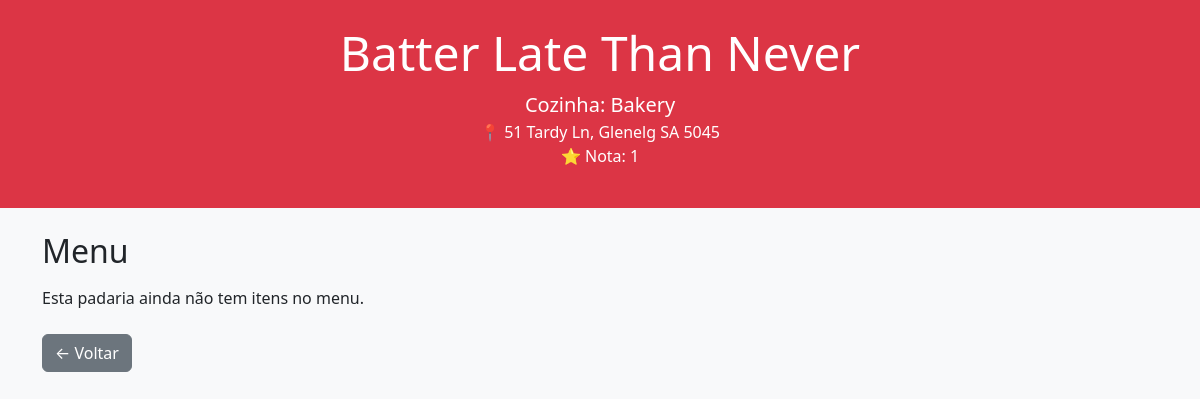
Screenshot of /bakery/4/ with the database file from the repository.
### bakeries/models.py (models this page shows)
class Bakery(models.Model):
    name = models.CharField(max_length=255)
    address = models.TextField()
    cuisine = models.CharField(max_length=255)
    rating = models.IntegerField()
    image = models.URLField(null=True, blank=True)

### bakeries/views.py (the view)
# urls.py: path('bakery/<int:pk>/', indexcopy, name='indexcopy')  # ✅ Nova rota dinâmica  # rota alternativa
def indexcopy(request, pk):
    bakery = get_object_or_404(Bakery, pk=pk)
    return render(request, 'indexcopy.html', {
        'bakery': bakery
    })

### bakery_project/templates/indexcopy.html (shortened to what this page needs)
<!DOCTYPE html>
<html lang="en">
<head>
  <link href="https://cdn.jsdelivr.net/npm/bootstrap@5.3.3/dist/css/bootstrap.min.css" rel="stylesheet">
</head>
<body class="bg-light">
  <header class="text-center py-4 mb-4 bg-danger text-white">
    <h1 class="display-5">{{ bakery.name }}</h1>
    <p class="lead mb-0">Cozinha: {{ bakery.cuisine }}</p>
    <p class="mb-0">📍 {{ bakery.address }}</p>
    <p>⭐ Nota: {{ bakery.rating }}</p>
  </header>
  <main class="container">
    <h2 class="mb-3">Menu</h2>
    {% if items %}
      <ul class="list-group">
        {% for item in items %}
          <li class="list-group-item d-flex justify-content-between align-items-center">
            {{ item.name }}
            <span class="badge bg-primary rounded-pill">${{ item.price }}</span>
          </li>
        {% endfor %}
      </ul>
    {% else %}
      <p>Esta padaria ainda não tem itens no menu.</p>
    {% endif %}
    <div class="mt-4">
      <a href="{% url 'index' %}" class="btn btn-secondary">← Voltar</a>
    </div>
  </main>
</body>
</html>

### rows the page displays
Bakery: name "Batter Late Than Never", cuisine "Bakery", address "51 Tardy Ln, Glenelg SA 5045", rating "1"
